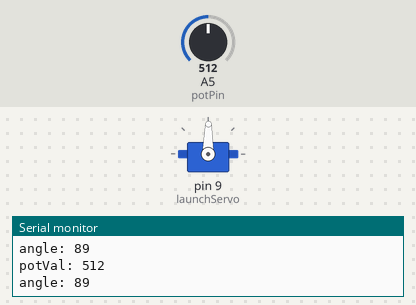
Bench run of a sketch on a simulated Arduino Uno, built with avr-gcc and run on an emulated ATmega328P. Parts: servo, the last lines printed to the serial monitor. The inputs (shaded band) are chosen by the test bench; at power-on: A5 (potPin) = 512.

Above: at 1.8 s.
1.9 s: A5 (potPin) set to 716
At 2.6 s:
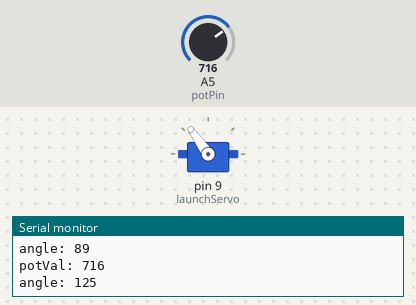
3.5 s: A5 (potPin) set to 900
At 5.2 s:
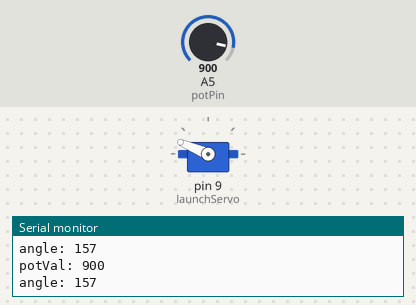
5.5 s: A5 (potPin) set to 1023
At 6.9 s:
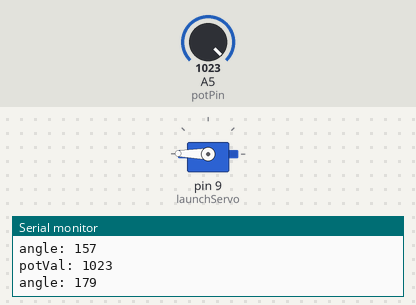
7.5 s: A5 (potPin) set to 306
At 8.5 s:
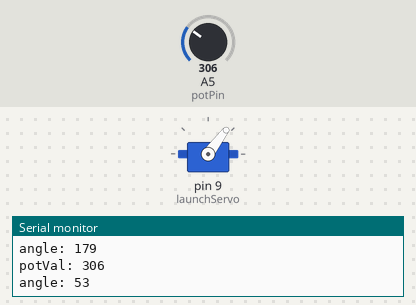
9.5 s: A5 (potPin) set to 122
At 11.2 s:
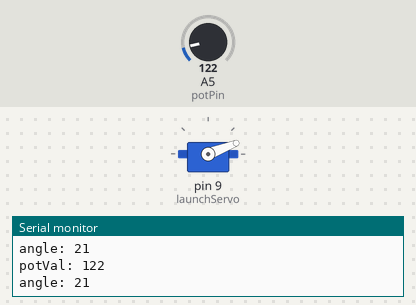
11.5 s: A5 (potPin) set to 511
At 12.9 s:
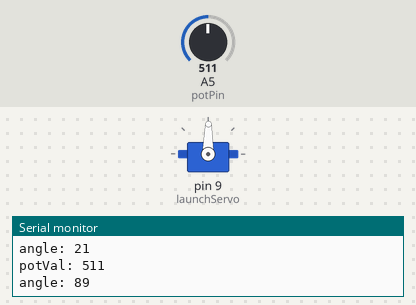
Timing chart, 0 to 14.5 s (numbered marks = the images above; inputs shaded):
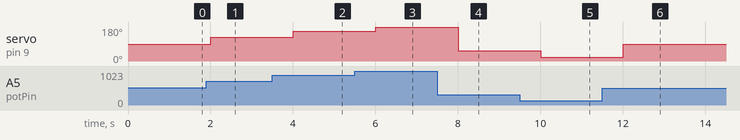

The sketch:

washingmachinetimer.ino
```cpp
#include <Servo.h>

int const potPin = A5;
int potVal;
int angle;
Servo launchServo;

void setup() {
  // put your setup code here, to run once:
  Serial.begin(9600);
  potVal=0;
  angle=0;
  launchServo.attach(9);

}

void loop() {
  // put your main code here, to run repeatedly:
  potVal=analogRead(potPin);
  angle=map(potVal, 0, 1023, 0, 179);
  Serial.print("potVal: ");
  Serial.println(potVal);
  Serial.print("angle: ");
  Serial.println(angle);
  launchServo.write(angle);
  delay(1000);
}
```

Measured:
- after the input at 1.9 s, servo on pin 9 (launchServo): 89° → 125° after 0.10 s
- after the input at 3.5 s, servo on pin 9 (launchServo): 125° → 157° after 0.50 s
- after the input at 5.5 s, servo on pin 9 (launchServo): 157° → 179° after 0.51 s
- after the input at 7.5 s, servo on pin 9 (launchServo): 179° → 53° after 0.51 s
- after the input at 9.5 s, servo on pin 9 (launchServo): 53° → 21° after 0.51 s
- after the input at 11.5 s, servo on pin 9 (launchServo): 21° → 89° after 0.51 s
